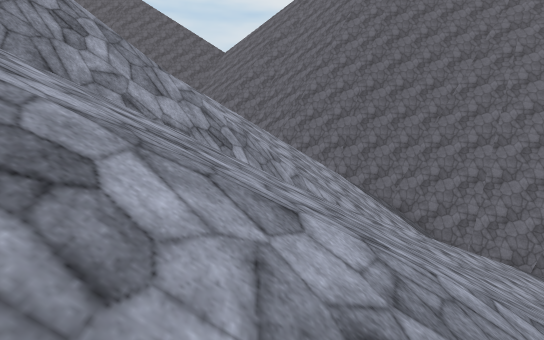
view 1 (above)

16 first-person views from a walk through a scene from a Unity 3-D project. The camera is 1.5 m above the floor, tilts 4° down and sees 80° across. The floor is counted in squares, 2 m on a side. Each view is taken from the middle of a square. On the plan, view 1 faces up. The plan holds only what a view shows up to about 11 squares ahead; the rest is blank. The place goes on beyond the plan. The player is left out. Surface patterns are stand-ins for the level's own textures.

view 2
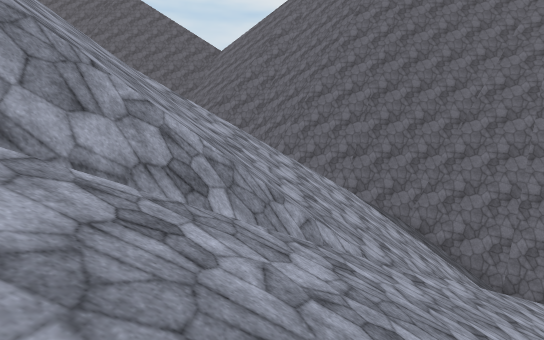

view 3
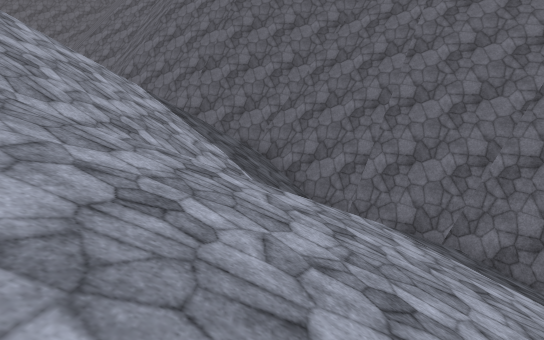

view 4
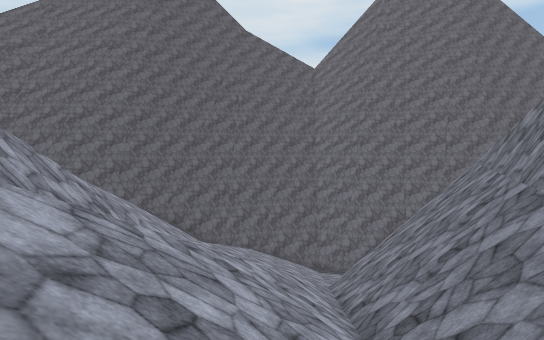

view 5
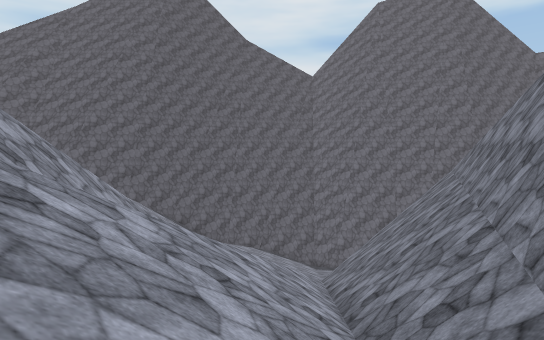

view 6
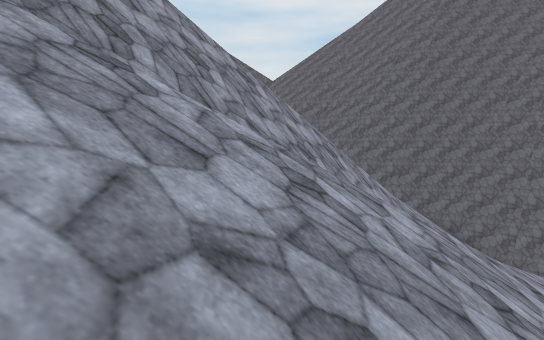

view 7
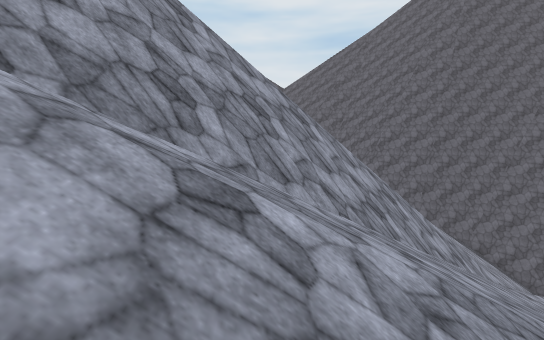

view 8
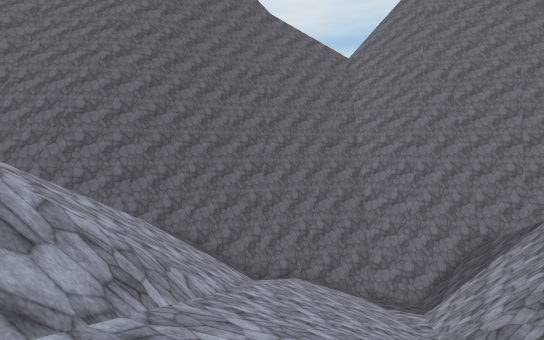

view 9
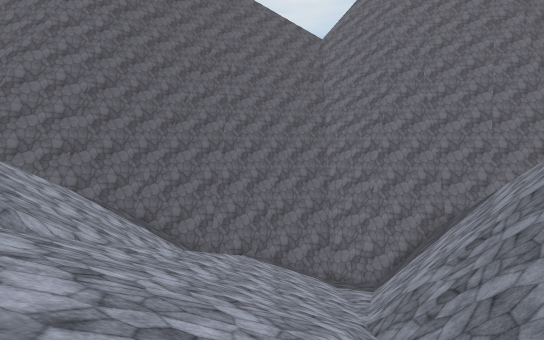

view 10
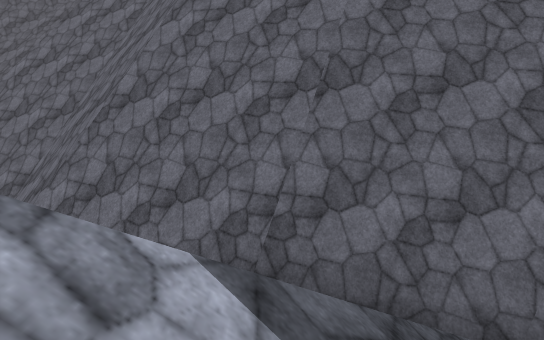

view 11
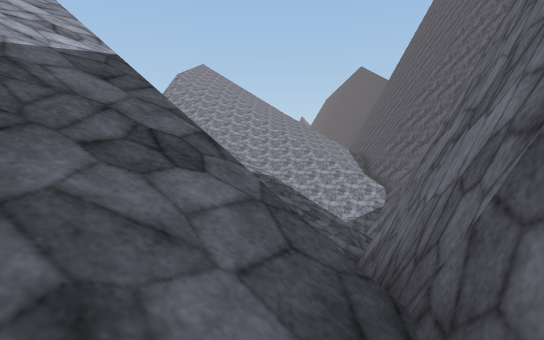

view 12
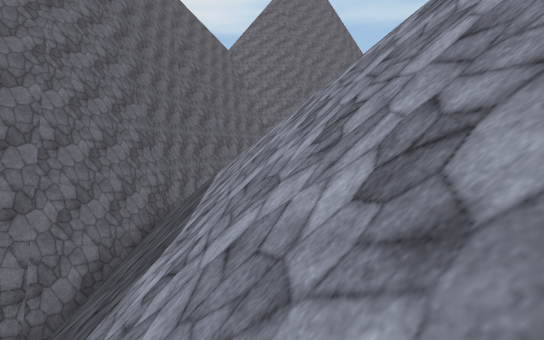

view 13
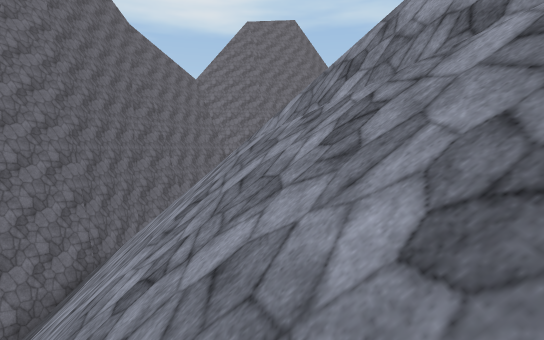

view 14
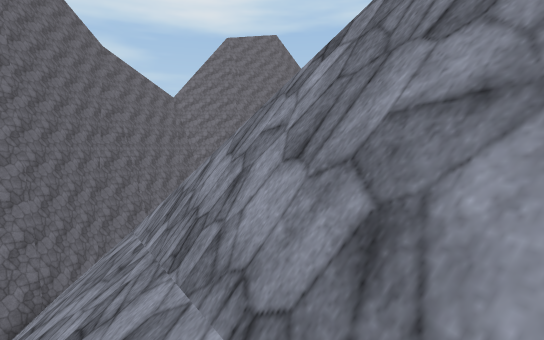

view 15
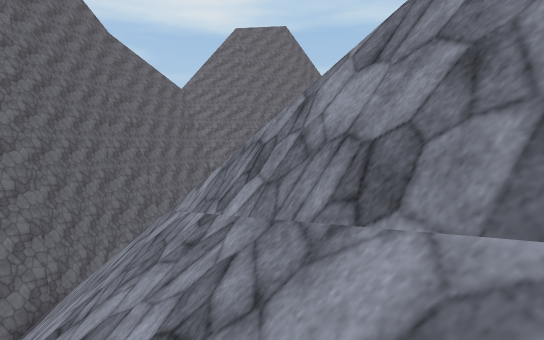

view 16
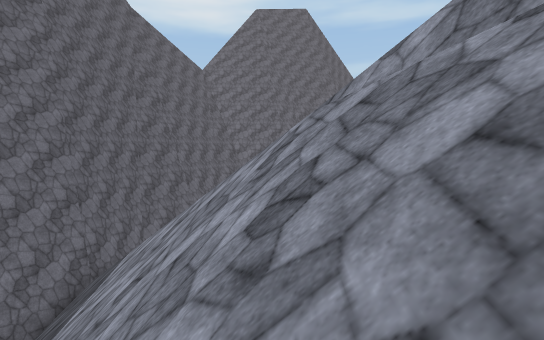

### Floor plan
Key: @ floor where view 1 was taken; # wall or solid block; / step, stairs or slope; = window, fence, low wall or low ledge; ^ raised ledge; v drop or lower ground.
Columns run from 9 left of view 1 to 12 right of it. Each row starts with its distance up from view 1.
 17      //##^^
 16     //////#####
 15    ///////////##^
 14    /////////////##
 13    //////////////##
 12  /////////////////###
 11   ////////////// ///#
 10  ///////////////////
  9 ////==//////////////
  8  //==//////////////
  7 /=^=///////////////
  6  =    ///#/////////#
  5        ##////////=^^
  4      v=#////////^^  vv
  3    vv^#/////////vvvvvv
  2   v=^#///////////vvv
  1   ^^#//////////// /
  0   ^=/////@/////=v#/
 -1    //////////#^#/
 -2     /// //#^^=v/
 -3      /  #^^

Where each view was taken, in squares from view 1:
view 1: 0 up, 0 right, facing up
view 2: 2 up, 0 right, facing up
view 3: 5 up, 6 right, facing up
view 4: 2 down, 3 left, facing up-right
view 5: 3 down, 4 left, facing up-right
view 6: 3 down, 4 left, facing up
view 7: 2 down, 5 left, facing up
view 8: 2 up, 2 left, facing up-right
view 9: 1 up, 0 right, facing up-right
view 10: 12 up, 3 right, facing up
view 11: 15 up, 4 right, facing left
view 12: 12 up, 8 left, facing right
view 13: 9 up, 9 left, facing right
view 14: 7 up, 9 left, facing right
view 15: 8 up, 8 left, facing right
view 16: 10 up, 7 left, facing right
